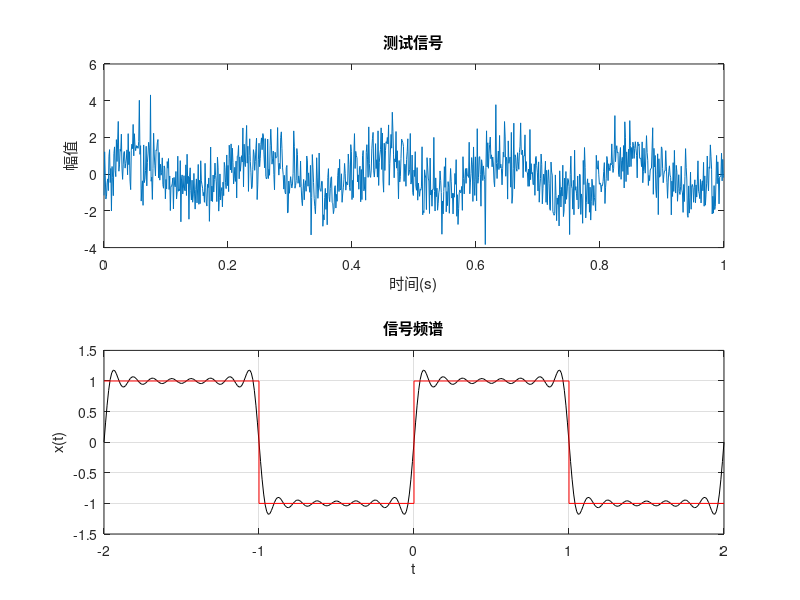

Write MATLAB code to recreate this figure. (Note: this script raises an error after producing the figure.)
%% 自相关函数的周期提取
% 从含有随机噪声的信号中提取周期成分

n = 5000; fs = 1000; N = 512; % n为信号长度, fs为信号采样频率, N为FFT点数
t = (0:n - 1) / fs; % 生成时间序列
f = (0:N / 2 - 1) * fs / N; % 生成频率序列
f0 = 5; % 周期频率
x = sin(2 * pi * f0 * t);
z = x + randn(size(x)); % 含有随机噪声和简谐信号的测试信号
[R, tau] = xcorr(z, 600, 'coeff'); % 计算自相关函数
subplot(2, 1, 1);
plot(t(1:1000), z(1:1000)); % 显示测试信号的前1000个点
xlabel('时间(s)'); ylabel('幅值'); title('测试信号');
subplot(2, 1, 2);
plot(tau, R); % 显示自相关函数
xlabel('滞后'); ylabel('自相关函数'); title('自相关函数');

%% 信号频谱
% 改变 n 来逼近

A = 1; T = 2; % A为信号幅值, T为信号周期
t = -T:0.01:T; % 生成时间序列
omega_0 = 2 * pi / T; % 基频
x = zeros(size(t)); % 生成空信号
n = 15; % 谐波的次数

for k = 1:2:n
    x = x + 4 * A * sin(k * omega_0 * t) / (k * pi); % 谐波叠加
end

plot(t, x, 'k'); % 显示信号
grid on; % 显示网格
hold on; % 保持当前图像
% 画方波信号
plot([-T, -T / 2, -T / 2, 0, 0, T / 2, T / 2, T], [1, 1, -1, -1, 1, 1, -1, -1], 'r');
xlabel('t'); ylabel('x(t)'); title('信号频谱');

%% 矩形窗函数的频谱

syms t w; % 定义t和m为符号变量
ut = heaviside(t + 0.5) - heaviside(t - 0.5); % 矩形窗函数
fw = fourier(ut); % 得到矩形窗函数的傅里叶谱clc
ezplot(fw, [-10 * pi, 10 * pi]); % 绘制矩形窗函数的傅里叶谱
axis([-10 * pi, 10 * pi, -0.3, 1]); % 设置坐标轴范围
grid; % 显示网格
xlabel('\omega'); ylabel('X(\omega)'); title('矩形窗函数的傅里叶谱');

figure; % 新建一个窗口
fw_amplitude = abs(fw); % 得到矩形窗函数的振幅
ezplot(fw_amplitude, [-10 * pi, 10 * pi]); % 绘制矩形窗函数的振幅
axis([-10 * pi, 10 * pi, 0, 1]); % 设置坐标轴范围
grid; % 显示网格
xlabel('\omega'); ylabel('X(\omega)'); title('矩形窗函数的振幅');

figure; % 新建一个窗口
fw_phase = angle(fw); % 得到矩形窗函数的相位
ezplot(fw_phase, [-10 * pi, 10 * pi]); % 绘制矩形窗函数的相位
axis([-10 * pi, 10 * pi, -pi, pi]); % 设置坐标轴范围
grid; % 显示网格
xlabel('\omega'); ylabel('X(\omega)'); title('矩形窗函数的相位');

%% 功率谱估计
% 估计一个含有随机噪声的信号的自功率谱

fs = 1000; % 信号采样频率
n = 1001; % 点数
t = (0:n - 1) / fs; % 时间序列
x_n = sin(2 * pi * 30 * t) + 3 * sin(2 * pi * 80 * t) + randn(size(t)); % 含有随机噪声的信号
[Pxx, w] = periodogram(x_n, rectwin(n), n, fs); % 自功率谱估计
figure('color', [1 1 1]); % 新建一个窗口
subplot(2, 1, 1); % 分割为2行1列的窗口
plot(t, x_n); % 显示信号
xlabel('t'); ylabel('x(t)'); title('信号');
subplot(2, 1, 2); % 分割为2行1列的窗口
plot(w, 10 * log10(Pxx)); % 显示功率谱
xlabel('频率/Hz'); ylabel('功率谱密度/(dB/Hz)'); title('功率谱');

%% 模拟信号采样
% 对信号进行采样, 并通过采样点恢复波形

t = -1:0.01:1; % 生成时间序列
x_t = cos(2 * pi * t) % 生成信号
plot(t, x_t); % 显示信号
hold on; % 保持当前图像
n = -5:5; % 生成采样点序列
fs = 5; % 采样频率
xx = cos(2 * pi * n / fs); % 采样值
stem(n/fs, xx, 'r--'); % 采样序列
plot(n/fs, xx, 'r--'); % 恢复被采样信号
xlabel('t'); ylabel('x(t)'); title('信号采样');
